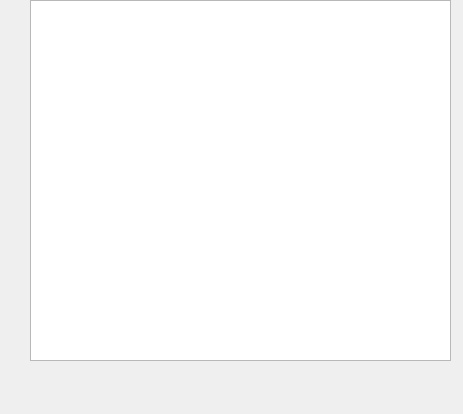
<?xml version="1.0" encoding="UTF-8"?>
<ui version="4.0">
 <class>DockWidget</class>
 <widget class="QDockWidget" name="DockWidget">
  <property name="geometry">
   <rect>
    <x>0</x>
    <y>0</y>
    <width>463</width>
    <height>414</height>
   </rect>
  </property>
  <property name="windowTitle">
   <string>DockWidget</string>
  </property>
  <widget class="QWidget" name="dockWidgetContents">
   <widget class="QGraphicsView" name="graphicsView">
    <property name="geometry">
     <rect>
      <x>30</x>
      <y>0</y>
      <width>421</width>
      <height>361</height>
     </rect>
    </property>
   </widget>
  </widget>
 </widget>
 <resources/>
 <connections/>
</ui>
